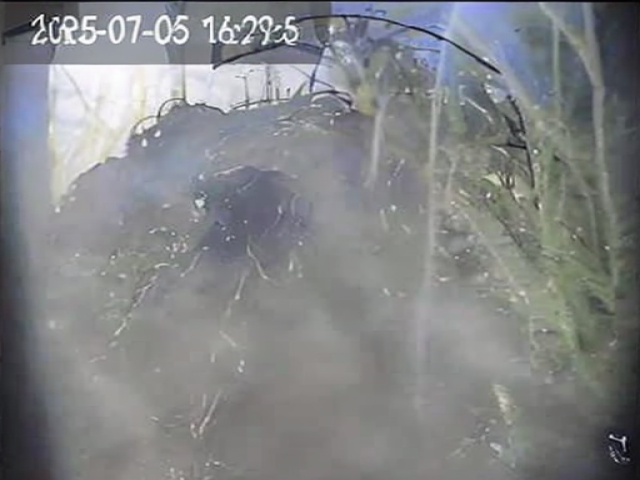
#> input picture sd_scripts/lora/accepted_20260224_164715/resized_640x480/1751703857935_1751704212892_01_merged_seg2_final_level_max4_20250705162944_20250705163002_f_t0000011000_f000000275_3372_FV_s000_640x480.png, 640 x 480 px, found by its file name; its folder holds only this picture in this run
$ python compose_residual_680.py
#> lines starting #> are read from the running program, lines starting #| are printed output that depends on the picture; after the words box and inside, x2 and y2 are one past the last pixel; in counts of white or black regions, pixels touching at a corner belong together
#> in _process_single, sd_image is the input picture: shape (480, 640, 3); mean B, G, R 134.9, 133, 130.9
#!/usr/bin/env python3
"""
对 680 张手动筛选的脏污层使用 residual 方法进行合成

流程：
1. 读取 SD 生成的脏污图像
2. 创建降语义底图
3. 提取残差层
4. 增强 residual（解决"过淡/透明感强"问题）
5. 随机选择一张干净背景帧
6. 使用残差方法合成
7. 保存结果供用户筛选

Residual Boost 参数说明：
  - boost_gain: 全局增益系数
  - boost_clip_val: 软饱和阈值
  - boost_gain_pos: 正残差增益（亮的部分）
  - boost_gain_neg: 负残差增益（暗的部分，更像脏污）

推荐起始参数：
  boost_gain_neg=4.0, boost_gain_pos=1.5, boost_clip_val=90
"""

import os
import random
import argparse
import numpy as np
import pandas as pd
from tqdm import tqdm
from pathlib import Path

import cv2


def ensure_dir(p: str):
    """确保目录存在"""
    os.makedirs(p, exist_ok=True)


def create_degraded_base(image):
    """创建降语义底图"""
    gray = cv2.cvtColor(image, cv2.COLOR_BGR2GRAY)
    blurred = cv2.GaussianBlur(gray, (41, 41), 10)
    return cv2.cvtColor(blurred, cv2.COLOR_GRAY2BGR)


def extract_residual(sd_image, degraded_base):
    """提取残差层"""
    return sd_image.astype(np.float32) - degraded_base.astype(np.float32)
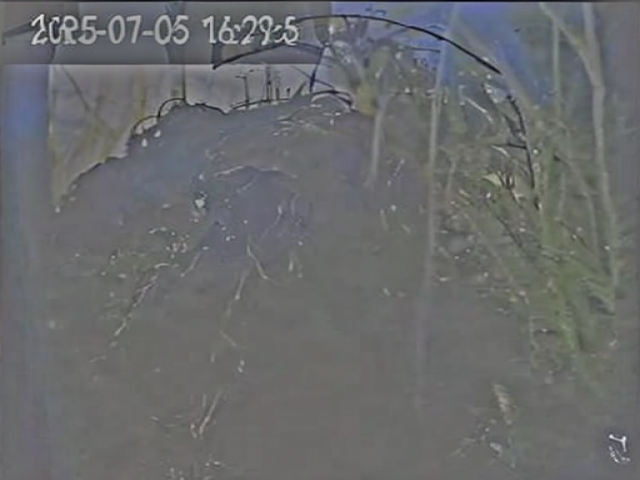
#> returned value: shape (480, 640, 3) float32; mean of channels 0, 1, 2 2.2, 0.3, -1.8; drawn with min black and max white


def boost_residual(residual: np.ndarray,
                   gain: float = 1.0,
                   clip_val: float = 90.0,
                   gain_pos: float = 1.5,
                   gain_neg: float = 4.0) -> np.ndarray:
    """
    增强 residual 幅值，解决"过淡/透明感强"的问题

    - gain_pos / gain_neg: 分别放大正/负残差（负残差=变暗，更像脏污）
    - tanh 软饱和：避免强放大后出现大面积饱和/花屏

    Args:
        residual: 残差层 (H, W, 3), float32, 范围大致在[-255,255]
        gain: 全局增益系数
        clip_val: 软饱和阈值（越大越"重"，但也更容易饱和）
        gain_pos: 正残差增益（亮的部分）
        gain_neg: 负残差增益（暗的部分，更像脏污）

    Returns:
        增强后的残差层 (H, W, 3), float32
    """
#> called with gain = 1, clip_val = 90, gain_pos = 1.5, gain_neg = 4
    R = residual.astype(np.float32)

    # 分正负增强：让"变暗"更强，减少"发亮假脏污"
    Rp = np.maximum(R, 0.0) * gain_pos
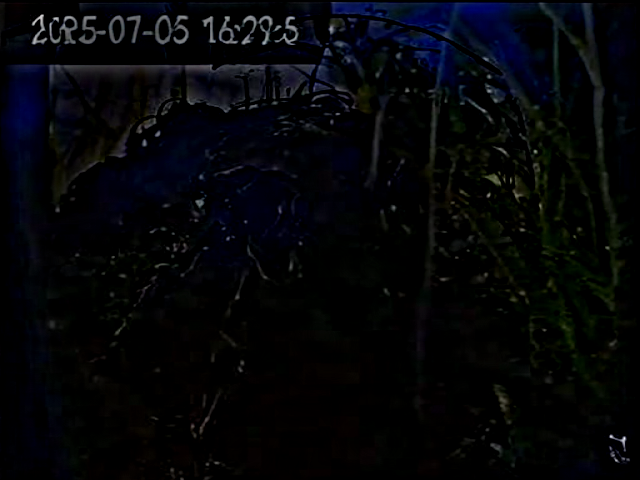
#> Rp: shape (480, 640, 3) float32; mean B, G, R 9.6, 6.3, 5.2; drawn with min black and max white
    Rn = np.minimum(R, 0.0) * gain_neg
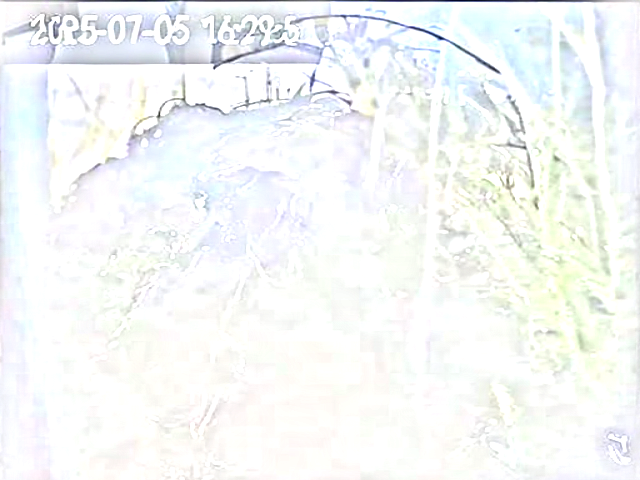
#> Rn: shape (480, 640, 3) float32; mean B, G, R -16.77, -15.78, -20.95; drawn with min black and max white
    R = Rp + Rn
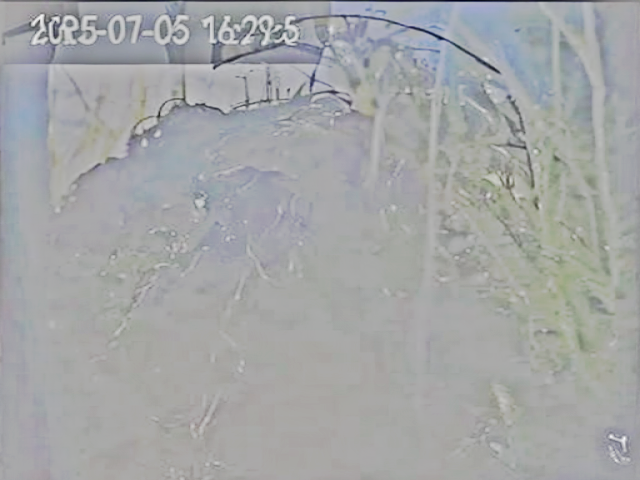
#> R: shape (480, 640, 3) float32; mean B, G, R -7.2, -9.4, -15.8; drawn with min black and max white

    # 全局再乘一个 gain
    R *= gain

    # 软饱和：把极端值压住，避免合成后大片夹逼到0/255
    R = clip_val * np.tanh(R / clip_val)
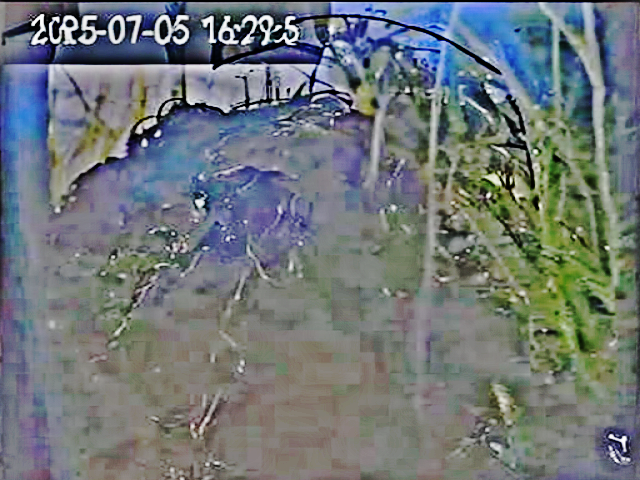
#> R: shape (480, 640, 3) float32; mean B, G, R -4.6, -6, -11.2; drawn with min black and max white
    return R


def get_rgblabel_mask(filename, rgblabels_dir):
    """获取 rgbLabels mask"""
    # 解析文件名获取 mask_id
    base = filename.replace('_640x480.png', '').replace('.png', '')
    parts = base.rsplit('_', 3)
    if len(parts) < 4:
        return None

    frame_id = parts[-3]
    view = parts[-2]
    mask_id = f"{frame_id}_{view}"

    rgblabel_path = os.path.join(rgblabels_dir, f"{mask_id}.png")
    if not os.path.exists(rgblabel_path):
        return None

    rgblabel = cv2.imread(rgblabel_path)
    rgblabel_rgb = cv2.cvtColor(rgblabel, cv2.COLOR_BGR2RGB)
    rgblabel_small = cv2.resize(rgblabel_rgb, (640, 480), interpolation=cv2.INTER_NEAREST)
    alpha_mask = (rgblabel_small.sum(axis=2) > 0).astype(np.float32)
    return alpha_mask[:, :, np.newaxis]


# [40 lines left out: functions compose_with_residual, compute_quality_metrics, not called in this run]


class ResidualCompositor:
    """残差法合成器"""

    def __init__(self,
                 sd_dir: str,
                 clean_bg_dir: str,
                 rgblabels_dir: str,
                 output_dir: str,
                 boost_gain: float = 1.0,
                 boost_clip_val: float = 90.0,
                 boost_gain_pos: float = 1.5,
                 boost_gain_neg: float = 4.0,
                 seed: int = 42):
        self.sd_dir = sd_dir
        self.clean_bg_dir = clean_bg_dir
        self.rgblabels_dir = rgblabels_dir
        self.output_dir = output_dir
        self.boost_gain = boost_gain
        self.boost_clip_val = boost_clip_val
        self.boost_gain_pos = boost_gain_pos
        self.boost_gain_neg = boost_gain_neg
        self.seed = seed

        random.seed(seed)
        np.random.seed(seed)

        ensure_dir(output_dir)

        # 收集所有干净背景帧
        self.bg_frames = self._collect_bg_frames()

        # 统计
        self.stats = {
            'total': 0,
            'success': 0,
            'failed': 0,
        }

        # 结果记录
        self.results = []

    def _collect_bg_frames(self):
        """收集所有干净背景帧"""
        bg_frames = []
        for view in ['f', 'lf', 'rf', 'lr', 'r', 'rr']:
            view_dir = os.path.join(self.clean_bg_dir, view)
            if not os.path.exists(view_dir):
                continue

            for seq_dir in os.listdir(view_dir):
                seq_path = os.path.join(view_dir, seq_dir)
                if not os.path.isdir(seq_path):
                    continue

                for frame_file in os.listdir(seq_path):
                    if frame_file.endswith('.jpg'):
                        bg_frames.append({
                            'path': os.path.join(seq_path, frame_file),
                            'view': view,
                        })

        print(f"收集到 {len(bg_frames)} 张干净背景帧")
        return bg_frames

    def process_all(self, max_samples=None):
        """批量处理"""
        # 获取所有 SD 文件
        sd_files = [f for f in os.listdir(self.sd_dir) if f.endswith('.png')]
        self.stats['total'] = len(sd_files)

        if max_samples:
            sd_files = sd_files[:max_samples]
            print(f"测试模式: 仅处理 {max_samples} 个样本")

        print(f"开始处理 {len(sd_files)} 个脏污层...")
        print(f"  SD 目录: {self.sd_dir}")
        print(f"  干净帧目录: {self.clean_bg_dir}")
        print(f"  输出目录: {self.output_dir}")
        print(f"\nResidual Boost 参数:")
        print(f"  boost_gain={self.boost_gain}")
        print(f"  boost_clip_val={self.boost_clip_val}")
        print(f"  boost_gain_pos={self.boost_gain_pos}")
        print(f"  boost_gain_neg={self.boost_gain_neg}")
        print()

        for idx, filename in enumerate(tqdm(sd_files, desc="处理进度")):
            success = self._process_single(filename, idx)
            if success:
                self.stats['success'] += 1
            else:
                self.stats['failed'] += 1

        # 保存结果清单
        self._save_results()

        self._print_summary()

    def _process_single(self, filename, idx):
        """处理单个文件"""
        # 读取 SD 图像
        sd_path = os.path.join(self.sd_dir, filename)
        sd_image = cv2.imread(sd_path)
        if sd_image is None:
            return False

        # 创建降语义底图
        degraded_base = create_degraded_base(sd_image)

        # 提取残差
        residual = extract_residual(sd_image, degraded_base)

        # 增强 residual（解决"过淡/透明感强"问题）
        residual = boost_residual(
            residual,
            gain=self.boost_gain,
            clip_val=self.boost_clip_val,
            gain_pos=self.boost_gain_pos,
            gain_neg=self.boost_gain_neg,
        )

        # 获取 mask
        alpha_mask = get_rgblabel_mask(filename, self.rgblabels_dir)
        if alpha_mask is None:
            # 使用残差强度生成 mask
            residual_strength = np.abs(residual).sum(axis=2)
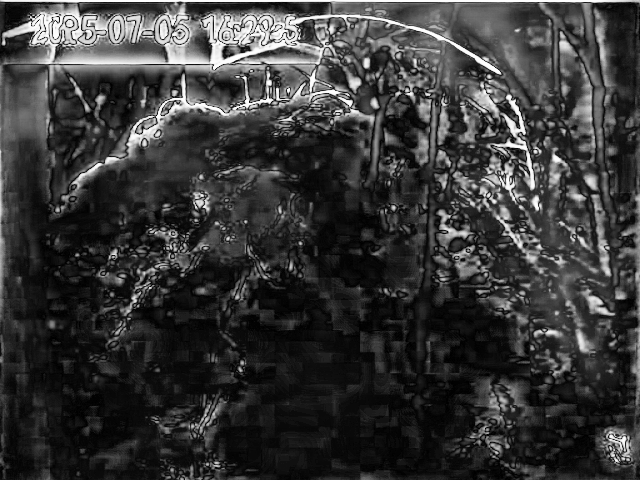
#> residual_strength: shape (480, 640) float32; min 0, max 270, mean 59.6; drawn with min black and max white
            alpha_mask = (residual_strength > 20).astype(np.float32)[:, :, np.newaxis]
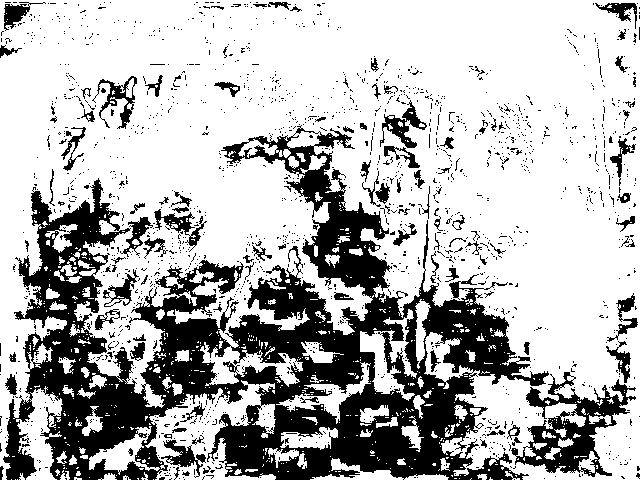
#> alpha_mask: shape (480, 640, 1) float32; values 0 (black) and 1 (white), 71.5% white; 1668 black regions (1565 under 20 px), largest, box (x1, y1, x2, y2) and area: (3, 125, 549, 480) 68091, (511, 372, 636, 477) 4525, (380, 100, 427, 148) 713

        # 随机选择干净背景
#> (the run stopped early here; a loop or call above may not have finished)
